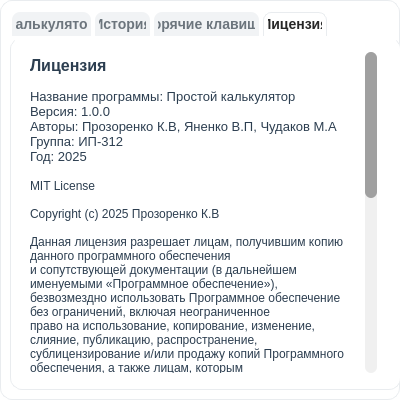
<?xml version="1.0" encoding="UTF-8"?>
<ui version="4.0">
 <class>About</class>
 <widget class="QDialog" name="About">
  <property name="geometry">
   <rect>
    <x>0</x>
    <y>0</y>
    <width>400</width>
    <height>400</height>
   </rect>
  </property>
  <property name="sizePolicy">
   <sizepolicy hsizetype="Fixed" vsizetype="Fixed">
    <horstretch>0</horstretch>
    <verstretch>0</verstretch>
   </sizepolicy>
  </property>
  <property name="windowTitle">
   <string>Dialog</string>
  </property>
  <property name="autoFillBackground">
   <bool>false</bool>
  </property>
  <property name="styleSheet">
   <string notr="true">QDialog {
    background-color: #ffffff;
    border: 1px solid #e9ecef;
    border-radius: 20px;
}

QTabWidget {
    background-color: #f8f9fa;
}

QTabWidget::pane {
    border: 1px solid #e9ecef;
    border-top: none; /* Убираем верхнюю границу чтобы соединить с tab bar */
    border-radius: 12px 12px 12px 12px; /* Закругляем только нижние углы */
    background: #ffffff;
    padding: 15px;
    margin-top: -1px; /* Поднимаем pane чтобы перекрыть границу tab bar */
}

QTabBar::tab {
    background: #f1f3f5;
    color: #6c757d;
    padding: 4px 4px;
    margin: 2px;
    border-top-left-radius: 8px;
    border-top-right-radius: 8px;
border-bottom: none; /* Убираем нижнюю границу */
    font-weight: 600;
    font-size: 14px;
}

QTabBar::tab:selected {
    background: #ffffff;
    border: 1px solid #e9ecef;
	color: #272727;
	border-bottom: 1px solid #ffffff; /* Скрываем границу под selected tab */
}
QTabBar::tab:!selected {
    margin-top: 2px; /* Немного опускаем невыбранные вкладки */
}
QTabBar::tab:hover {
    background: #e9ecef;
    color: #2c3e50;
}

QWidget {
    background-color: #ffffff;
    border-radius: 12px;
    color: #2c3e50;
}

QLabel {
    color: #2c3e50;
    font-size: 14px;
}
</string>
  </property>
  <property name="modal">
   <bool>true</bool>
  </property>
  <widget class="QTabWidget" name="tabWidget">
   <property name="geometry">
    <rect>
     <x>10</x>
     <y>10</y>
     <width>391</width>
     <height>380</height>
    </rect>
   </property>
   <property name="styleSheet">
    <string notr="true"/>
   </property>
   <property name="tabPosition">
    <enum>QTabWidget::TabPosition::North</enum>
   </property>
   <property name="tabShape">
    <enum>QTabWidget::TabShape::Rounded</enum>
   </property>
   <property name="currentIndex">
    <number>3</number>
   </property>
   <property name="elideMode">
    <enum>Qt::TextElideMode::ElideNone</enum>
   </property>
   <property name="documentMode">
    <bool>false</bool>
   </property>
   <property name="tabsClosable">
    <bool>false</bool>
   </property>
   <property name="tabBarAutoHide">
    <bool>false</bool>
   </property>
   <widget class="QWidget" name="calcInfo">
    <attribute name="title">
     <string>Калькулятор</string>
    </attribute>
    <widget class="QLabel" name="label">
     <property name="geometry">
      <rect>
       <x>0</x>
       <y>0</y>
       <width>368</width>
       <height>340</height>
      </rect>
     </property>
     <property name="text">
      <string>&lt;html&gt;&lt;head/&gt;&lt;body&gt;&lt;p&gt;&lt;span style=&quot; font-size:12pt; font-weight:700;&quot;&gt;Справка по использованию калькулятора&lt;/span&gt;&lt;/p&gt;&lt;p&gt;&lt;span style=&quot; font-size:10pt;&quot;&gt;1. Вводите числа с помощью кнопок или клавиатуры&lt;/span&gt;&lt;/p&gt;&lt;p&gt;&lt;span style=&quot; font-size:10pt;&quot;&gt;2. Выбирайте операцию (+, -, *, /)&lt;/span&gt;&lt;/p&gt;&lt;p&gt;&lt;span style=&quot; font-size:10pt;&quot;&gt;3. Нажимайте '=' для получения результата&lt;/span&gt;&lt;/p&gt;&lt;p&gt;&lt;span style=&quot; font-size:10pt;&quot;&gt;4. Используйте 'C' для очистки&lt;/span&gt;&lt;/p&gt;&lt;p&gt;&lt;span style=&quot; font-size:10pt;&quot;&gt;5. Кнопка 'DEL' удаляет последний символ &lt;/span&gt;&lt;/p&gt;&lt;/body&gt;&lt;/html&gt;</string>
     </property>
     <property name="alignment">
      <set>Qt::AlignmentFlag::AlignLeading|Qt::AlignmentFlag::AlignLeft|Qt::AlignmentFlag::AlignTop</set>
     </property>
    </widget>
   </widget>
   <widget class="QWidget" name="historyInfo">
    <attribute name="title">
     <string>История</string>
    </attribute>
    <widget class="QLabel" name="label_2">
     <property name="geometry">
      <rect>
       <x>0</x>
       <y>0</y>
       <width>351</width>
       <height>340</height>
      </rect>
     </property>
     <property name="text">
      <string>&lt;html&gt;&lt;head/&gt;&lt;body&gt;&lt;p&gt;&lt;span style=&quot; font-size:12pt; font-weight:700;&quot;&gt;Справка по использованию Истории&lt;/span&gt;&lt;/p&gt;&lt;p&gt;&lt;span style=&quot; font-size:10pt;&quot;&gt;1. При выборе в меню «История → Показать» размер главного окна расширяется и появляется виджет истории.&lt;/span&gt;&lt;/p&gt;&lt;p&gt;&lt;span style=&quot; font-size:10pt;&quot;&gt;2. При выборе «Меню → Сохранить значение» непустое значение на дисплее сохраниться в историю.&lt;/span&gt;&lt;/p&gt;&lt;p&gt;&lt;span style=&quot; font-size:10pt;&quot;&gt;3. Нажатие на элемент истории → значение появляется на дисплее.&lt;/span&gt;&lt;/p&gt;&lt;p&gt;&lt;span style=&quot; font-size:10pt;&quot;&gt;4. Кнопка &amp;quot;Очистить&amp;quot; → список истории становится пустым.&lt;/span&gt;&lt;/p&gt;&lt;p&gt;&lt;span style=&quot; font-size:10pt;&quot;&gt;5. Кнопка &amp;quot;Скрыть&amp;quot; → окно истории исчезает, размер главного окна сужается до размера основного калькулятора.&lt;/span&gt;&lt;/p&gt;&lt;/body&gt;&lt;/html&gt;</string>
     </property>
     <property name="alignment">
      <set>Qt::AlignmentFlag::AlignLeading|Qt::AlignmentFlag::AlignLeft|Qt::AlignmentFlag::AlignTop</set>
     </property>
     <property name="wordWrap">
      <bool>true</bool>
     </property>
    </widget>
   </widget>
   <widget class="QWidget" name="hotKeysInfo">
    <attribute name="title">
     <string>Горячие клавиши</string>
    </attribute>
    <widget class="QLabel" name="label_3">
     <property name="geometry">
      <rect>
       <x>0</x>
       <y>0</y>
       <width>351</width>
       <height>340</height>
      </rect>
     </property>
     <property name="text">
      <string>&lt;!DOCTYPE HTML PUBLIC &quot;-//W3C//DTD HTML 4.0//EN&quot; &quot;http://www.w3.org/TR/REC-html40/strict.dtd&quot;&gt;
&lt;html&gt;&lt;head&gt;&lt;meta name=&quot;qrichtext&quot; content=&quot;1&quot; /&gt;&lt;meta charset=&quot;utf-8&quot; /&gt;&lt;style type=&quot;text/css&quot;&gt;
p, li { white-space: pre-wrap; }
hr { height: 1px; border-width: 0; }
li.unchecked::marker { content: &quot;\2610&quot;; }
li.checked::marker { content: &quot;\2612&quot;; }
&lt;/style&gt;&lt;/head&gt;&lt;body style=&quot; font-family:'Segoe UI'; font-size:9pt; font-weight:400; font-style:normal;&quot;&gt;
&lt;p style=&quot; margin-top:12px; margin-bottom:12px; margin-left:0px; margin-right:0px; -qt-block-indent:0; text-indent:0px;&quot;&gt;&lt;span style=&quot; font-size:12pt; font-weight:700;&quot;&gt;Горячие клавиши&lt;/span&gt;&lt;/p&gt;
&lt;p style=&quot; margin-top:0px; margin-bottom:0px; margin-left:0px; margin-right:0px; -qt-block-indent:0; text-indent:0px;&quot;&gt;&amp;quot;1,2,3,4,5,6,7,8,9&amp;quot; - ввод цифр&lt;/p&gt;
&lt;p style=&quot; margin-top:0px; margin-bottom:0px; margin-left:0px; margin-right:0px; -qt-block-indent:0; text-indent:0px;&quot;&gt;&amp;quot;+,-,*,/&amp;quot; - ввод операции (сложение, вычитание, умножение, деление)&lt;/p&gt;
&lt;p style=&quot; margin-top:0px; margin-bottom:0px; margin-left:0px; margin-right:0px; -qt-block-indent:0; text-indent:0px;&quot;&gt;&amp;quot;=&amp;quot; или &amp;quot;Enter&amp;quot; - результат&lt;/p&gt;
&lt;p style=&quot; margin-top:0px; margin-bottom:0px; margin-left:0px; margin-right:0px; -qt-block-indent:0; text-indent:0px;&quot;&gt;&amp;quot;%&amp;quot;- процент&lt;/p&gt;
&lt;p style=&quot; margin-top:0px; margin-bottom:0px; margin-left:0px; margin-right:0px; -qt-block-indent:0; text-indent:0px;&quot;&gt;&amp;quot;.&amp;quot; - точка&lt;/p&gt;
&lt;p style=&quot; margin-top:0px; margin-bottom:0px; margin-left:0px; margin-right:0px; -qt-block-indent:0; text-indent:0px;&quot;&gt;&amp;quot;Backspace&amp;quot; - удалить последний символ&lt;/p&gt;
&lt;p style=&quot; margin-top:0px; margin-bottom:0px; margin-left:0px; margin-right:0px; -qt-block-indent:0; text-indent:0px;&quot;&gt;&amp;quot;a&amp;quot; - справка&lt;/p&gt;
&lt;p style=&quot; margin-top:0px; margin-bottom:0px; margin-left:0px; margin-right:0px; -qt-block-indent:0; text-indent:0px;&quot;&gt;&amp;quot;s&amp;quot; - сохранить в историю&lt;/p&gt;
&lt;p style=&quot; margin-top:0px; margin-bottom:0px; margin-left:0px; margin-right:0px; -qt-block-indent:0; text-indent:0px;&quot;&gt;&amp;quot;d&amp;quot; - открыть историю&lt;/p&gt;
&lt;p style=&quot; margin-top:0px; margin-bottom:0px; margin-left:0px; margin-right:0px; -qt-block-indent:0; text-indent:0px;&quot;&gt;&amp;quot;f&amp;quot; - скрыть историю&lt;/p&gt;
&lt;p style=&quot; margin-top:0px; margin-bottom:0px; margin-left:0px; margin-right:0px; -qt-block-indent:0; text-indent:0px;&quot;&gt;&amp;quot;g&amp;quot; - очистить историю&lt;/p&gt;
&lt;p style=&quot; margin-top:0px; margin-bottom:0px; margin-left:0px; margin-right:0px; -qt-block-indent:0; text-indent:0px;&quot;&gt;&amp;quot;Del&amp;quot; - очистить дисплей&lt;/p&gt;
&lt;p style=&quot;-qt-paragraph-type:empty; margin-top:12px; margin-bottom:12px; margin-left:0px; margin-right:0px; -qt-block-indent:0; text-indent:0px;&quot;&gt;&lt;br /&gt;&lt;/p&gt;&lt;/body&gt;&lt;/html&gt;</string>
     </property>
     <property name="scaledContents">
      <bool>false</bool>
     </property>
     <property name="alignment">
      <set>Qt::AlignmentFlag::AlignLeading|Qt::AlignmentFlag::AlignLeft|Qt::AlignmentFlag::AlignTop</set>
     </property>
     <property name="wordWrap">
      <bool>true</bool>
     </property>
    </widget>
   </widget>
   <widget class="QWidget" name="licenseInfo">
    <attribute name="title">
     <string>Лицензия</string>
    </attribute>
    <widget class="QTextBrowser" name="textBrowser">
     <property name="geometry">
      <rect>
       <x>0</x>
       <y>0</y>
       <width>351</width>
       <height>321</height>
      </rect>
     </property>
     <property name="styleSheet">
      <string notr="true">QScrollBar:vertical {
            border: none;
            background: #f0f0f0;
            width: 12px;
            margin: 0px;
            border-radius: 6px;
        }

        /* Ползунок вертикального скроллбара */
        QScrollBar::handle:vertical {
            background: #a0a0a0;
            min-height: 30px;
            border-radius: 6px;
        }

        QScrollBar::handle:vertical:hover {
            background: #808080;
        }

        QScrollBar::handle:vertical:pressed {
            background: #606060;
        }

        /* Кнопки прокрутки (стрелки) — скрываем */
        QScrollBar::add-line:vertical,
        QScrollBar::sub-line:vertical {
            border: none;
            background: none;
            height: 0px;
        }

        /* Трек (область за ползунком) */
        QScrollBar::add-page:vertical,
        QScrollBar::sub-page:vertical {
            background: none;
        }</string>
     </property>
     <property name="html">
      <string>&lt;!DOCTYPE HTML PUBLIC &quot;-//W3C//DTD HTML 4.0//EN&quot; &quot;http://www.w3.org/TR/REC-html40/strict.dtd&quot;&gt;
&lt;html&gt;&lt;head&gt;&lt;meta name=&quot;qrichtext&quot; content=&quot;1&quot; /&gt;&lt;meta charset=&quot;utf-8&quot; /&gt;&lt;style type=&quot;text/css&quot;&gt;
p, li { white-space: pre-wrap; }
hr { height: 1px; border-width: 0; }
li.unchecked::marker { content: &quot;\2610&quot;; }
li.checked::marker { content: &quot;\2612&quot;; }
&lt;/style&gt;&lt;/head&gt;&lt;body style=&quot; font-family:'Segoe UI'; font-size:9pt; font-weight:400; font-style:normal;&quot;&gt;
&lt;p style=&quot; margin-top:0px; margin-bottom:0px; margin-left:0px; margin-right:0px; -qt-block-indent:0; text-indent:0px;&quot;&gt;&lt;span style=&quot; font-size:12pt; font-weight:700;&quot;&gt;Лицензия&lt;/span&gt;&lt;/p&gt;
&lt;p style=&quot;-qt-paragraph-type:empty; margin-top:0px; margin-bottom:0px; margin-left:0px; margin-right:0px; -qt-block-indent:0; text-indent:0px;&quot;&gt;&lt;br /&gt;&lt;/p&gt;
&lt;p style=&quot; margin-top:0px; margin-bottom:0px; margin-left:0px; margin-right:0px; -qt-block-indent:0; text-indent:0px;&quot;&gt;&lt;span style=&quot; font-size:10pt;&quot;&gt;Название программы: Простой калькулятор&lt;/span&gt;&lt;/p&gt;
&lt;p style=&quot; margin-top:0px; margin-bottom:0px; margin-left:0px; margin-right:0px; -qt-block-indent:0; text-indent:0px;&quot;&gt;&lt;span style=&quot; font-size:10pt;&quot;&gt;Версия: 1.0.0&lt;/span&gt;&lt;/p&gt;
&lt;p style=&quot; margin-top:0px; margin-bottom:0px; margin-left:0px; margin-right:0px; -qt-block-indent:0; text-indent:0px;&quot;&gt;&lt;span style=&quot; font-size:10pt;&quot;&gt;Авторы: Прозоренко К.В, Яненко В.П, Чудаков М.А&lt;/span&gt;&lt;/p&gt;
&lt;p style=&quot; margin-top:0px; margin-bottom:0px; margin-left:0px; margin-right:0px; -qt-block-indent:0; text-indent:0px;&quot;&gt;&lt;span style=&quot; font-size:10pt;&quot;&gt;Группа: ИП-312&lt;/span&gt;&lt;/p&gt;
&lt;p style=&quot; margin-top:0px; margin-bottom:0px; margin-left:0px; margin-right:0px; -qt-block-indent:0; text-indent:0px;&quot;&gt;&lt;span style=&quot; font-size:10pt;&quot;&gt;Год: 2025&lt;/span&gt;&lt;/p&gt;
&lt;p style=&quot;-qt-paragraph-type:empty; margin-top:0px; margin-bottom:0px; margin-left:0px; margin-right:0px; -qt-block-indent:0; text-indent:0px; font-size:10pt;&quot;&gt;&lt;br /&gt;&lt;/p&gt;
&lt;p style=&quot; margin-top:0px; margin-bottom:0px; margin-left:0px; margin-right:0px; -qt-block-indent:0; text-indent:0px;&quot;&gt;MIT License&lt;/p&gt;
&lt;p style=&quot;-qt-paragraph-type:empty; margin-top:0px; margin-bottom:0px; margin-left:0px; margin-right:0px; -qt-block-indent:0; text-indent:0px;&quot;&gt;&lt;br /&gt;&lt;/p&gt;
&lt;p style=&quot; margin-top:0px; margin-bottom:0px; margin-left:0px; margin-right:0px; -qt-block-indent:0; text-indent:0px;&quot;&gt;Copyright (c) 2025 Прозоренко К.В&lt;/p&gt;
&lt;p style=&quot;-qt-paragraph-type:empty; margin-top:0px; margin-bottom:0px; margin-left:0px; margin-right:0px; -qt-block-indent:0; text-indent:0px;&quot;&gt;&lt;br /&gt;&lt;/p&gt;
&lt;p style=&quot; margin-top:0px; margin-bottom:0px; margin-left:0px; margin-right:0px; -qt-block-indent:0; text-indent:0px;&quot;&gt;Данная лицензия разрешает лицам, получившим копию данного программного обеспечения&lt;/p&gt;
&lt;p style=&quot; margin-top:0px; margin-bottom:0px; margin-left:0px; margin-right:0px; -qt-block-indent:0; text-indent:0px;&quot;&gt;и сопутствующей документации (в дальнейшем именуемыми «Программное обеспечение»),&lt;/p&gt;
&lt;p style=&quot; margin-top:0px; margin-bottom:0px; margin-left:0px; margin-right:0px; -qt-block-indent:0; text-indent:0px;&quot;&gt;безвозмездно использовать Программное обеспечение без ограничений, включая неограниченное&lt;/p&gt;
&lt;p style=&quot; margin-top:0px; margin-bottom:0px; margin-left:0px; margin-right:0px; -qt-block-indent:0; text-indent:0px;&quot;&gt;право на использование, копирование, изменение, слияние, публикацию, распространение,&lt;/p&gt;
&lt;p style=&quot; margin-top:0px; margin-bottom:0px; margin-left:0px; margin-right:0px; -qt-block-indent:0; text-indent:0px;&quot;&gt;сублицензирование и/или продажу копий Программного обеспечения, а также лицам, которым&lt;/p&gt;
&lt;p style=&quot; margin-top:0px; margin-bottom:0px; margin-left:0px; margin-right:0px; -qt-block-indent:0; text-indent:0px;&quot;&gt;предоставляется данное Программное обеспечение, при соблюдении следующих условий:&lt;/p&gt;
&lt;p style=&quot;-qt-paragraph-type:empty; margin-top:0px; margin-bottom:0px; margin-left:0px; margin-right:0px; -qt-block-indent:0; text-indent:0px;&quot;&gt;&lt;br /&gt;&lt;/p&gt;
&lt;p style=&quot; margin-top:0px; margin-bottom:0px; margin-left:0px; margin-right:0px; -qt-block-indent:0; text-indent:0px;&quot;&gt;Указанное выше уведомление об авторском праве и данные условия должны быть включены&lt;/p&gt;
&lt;p style=&quot; margin-top:0px; margin-bottom:0px; margin-left:0px; margin-right:0px; -qt-block-indent:0; text-indent:0px;&quot;&gt;во все копии или значимые части данного Программного обеспечения.&lt;/p&gt;
&lt;p style=&quot;-qt-paragraph-type:empty; margin-top:0px; margin-bottom:0px; margin-left:0px; margin-right:0px; -qt-block-indent:0; text-indent:0px;&quot;&gt;&lt;br /&gt;&lt;/p&gt;
&lt;p style=&quot; margin-top:0px; margin-bottom:0px; margin-left:0px; margin-right:0px; -qt-block-indent:0; text-indent:0px;&quot;&gt;ДАННОЕ ПРОГРАММНОЕ ОБЕСПЕЧЕНИЕ ПРЕДОСТАВЛЯЕТСЯ «КАК ЕСТЬ», БЕЗ КАКИХ-ЛИБО ГАРАНТИЙ,&lt;/p&gt;
&lt;p style=&quot; margin-top:0px; margin-bottom:0px; margin-left:0px; margin-right:0px; -qt-block-indent:0; text-indent:0px;&quot;&gt;ЯВНО ВЫРАЖЕННЫХ ИЛИ ПОДРАЗУМЕВАЕМЫХ, ВКЛЮЧАЯ ГАРАНТИИ ТОВАРНОЙ ПРИГОДНОСТИ,&lt;/p&gt;
&lt;p style=&quot; margin-top:0px; margin-bottom:0px; margin-left:0px; margin-right:0px; -qt-block-indent:0; text-indent:0px;&quot;&gt;СООТВЕТСТВИЯ ПО ЕГО КОНКРЕТНОМУ НАЗНАЧЕНИЮ И ОТСУТСТВИЯ НАРУШЕНИЙ, НО НЕ ОГРАНИЧИВАЯСЬ&lt;/p&gt;
&lt;p style=&quot; margin-top:0px; margin-bottom:0px; margin-left:0px; margin-right:0px; -qt-block-indent:0; text-indent:0px;&quot;&gt;ИМИ. НИ В КАКОМ СЛУЧАЕ АВТОРЫ ИЛИ ПРАВООБЛАДАТЕЛИ НЕ НЕСУТ ОТВЕТСТВЕННОСТИ ПО КАКИМ-ЛИБО&lt;/p&gt;
&lt;p style=&quot; margin-top:0px; margin-bottom:0px; margin-left:0px; margin-right:0px; -qt-block-indent:0; text-indent:0px;&quot;&gt;ИСКАМ, ЗА УЩЕРБ ИЛИ ПО ИНЫМ ТРЕБОВАНИЯМ, В ТОМ ЧИСЛЕ, ПРИ ДЕЙСТВИИ КОНТРАКТА, ДЕЛИКТЕ&lt;/p&gt;
&lt;p style=&quot; margin-top:0px; margin-bottom:0px; margin-left:0px; margin-right:0px; -qt-block-indent:0; text-indent:0px;&quot;&gt;ИЛИ ИНОЙ СИТУАЦИИ, ВОЗНИКШИМ ИЗ-ЗА ИСПОЛЬЗОВАНИЯ ПРОГРАММНОГО ОБЕСПЕЧЕНИЯ ИЛИ ИНЫХ&lt;/p&gt;
&lt;p style=&quot; margin-top:0px; margin-bottom:0px; margin-left:0px; margin-right:0px; -qt-block-indent:0; text-indent:0px;&quot;&gt;ДЕЙСТВИЙ С ПРОГРАММНЫМ ОБЕСПЕЧЕНИЕМ.&lt;/p&gt;
&lt;p style=&quot;-qt-paragraph-type:empty; margin-top:0px; margin-bottom:0px; margin-left:0px; margin-right:0px; -qt-block-indent:0; text-indent:0px;&quot;&gt;&lt;br /&gt;&lt;/p&gt;
&lt;p style=&quot;-qt-paragraph-type:empty; margin-top:0px; margin-bottom:0px; margin-left:0px; margin-right:0px; -qt-block-indent:0; text-indent:0px;&quot;&gt;&lt;br /&gt;&lt;/p&gt;
&lt;p style=&quot; margin-top:0px; margin-bottom:0px; margin-left:0px; margin-right:0px; -qt-block-indent:0; text-indent:0px;&quot;&gt;Спасибо за использование нашей программы!&lt;/p&gt;&lt;/body&gt;&lt;/html&gt;</string>
     </property>
    </widget>
   </widget>
  </widget>
 </widget>
 <resources/>
 <connections/>
</ui>
